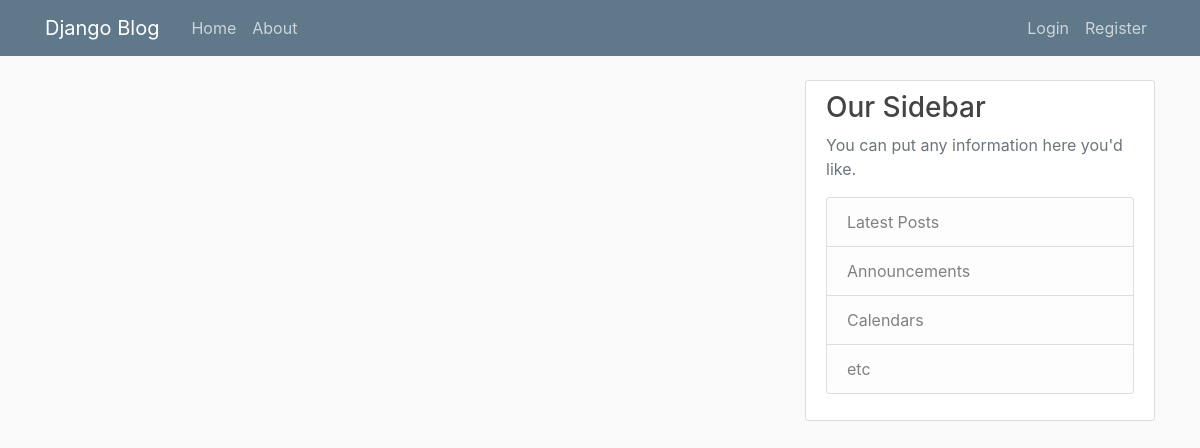
The app's page /, older data.
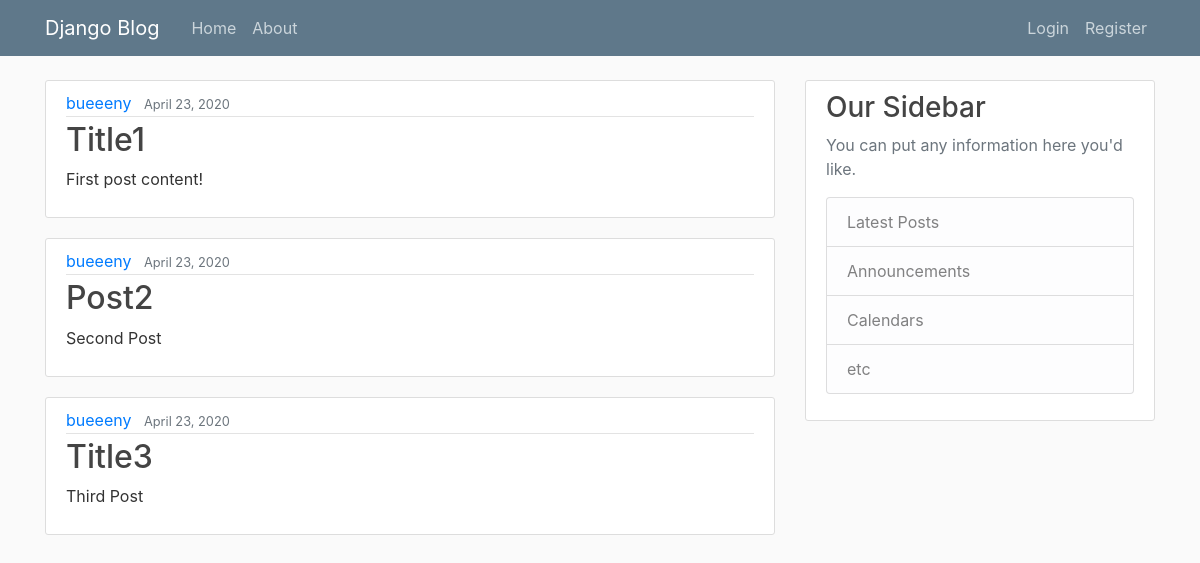
The same page, newer data.
### App01/models.py (models this page shows, shortened)
class Post (models.Model):
    title = models.CharField(max_length =  100)
    content = models.TextField()
    date_posted = models.DateTimeField(default =  timezone.now)
    author = models.ForeignKey(User, on_delete=models.CASCADE)

### App01/views.py (the view)
# urls.py: path('', views.home, name = 'App01-home'), #leave as hompepage
def home(request):
    context ={
        'title': 'Home',
        'posts': Post.objects.all()
    }
    return render(request,'App01/home.html', context)

### App01/templates/App01/home.html
{%extends "App01/base.html" %}
{% block content %}
{% for post in posts %}
 <article class="media content-section">
    <div class="media-body">
      <div class="article-metadata">
        <a class="mr-2" href="#">{{ post.author }}</a>
        <small class="text-muted">{{ post.date_posted | date:"F d, Y"}}</small>
      </div>
      <h2><a class="article-title" href="#">{{ post.title }}</a></h2>
      <p class="article-content">{{ post.content }}</p>
    </div>
  </article>
{% endfor %}
{% endblock content%}

Row changes from the older to the newer data that the page shows:
added Post: author "bueeeny", date_posted "April 23, 2020", title "Title1", content "First post content!"
added Post: author "bueeeny", date_posted "April 23, 2020", title "Post2", content "Second Post"
added Post: author "bueeeny", date_posted "April 23, 2020", title "Title3", content "Third Post"
